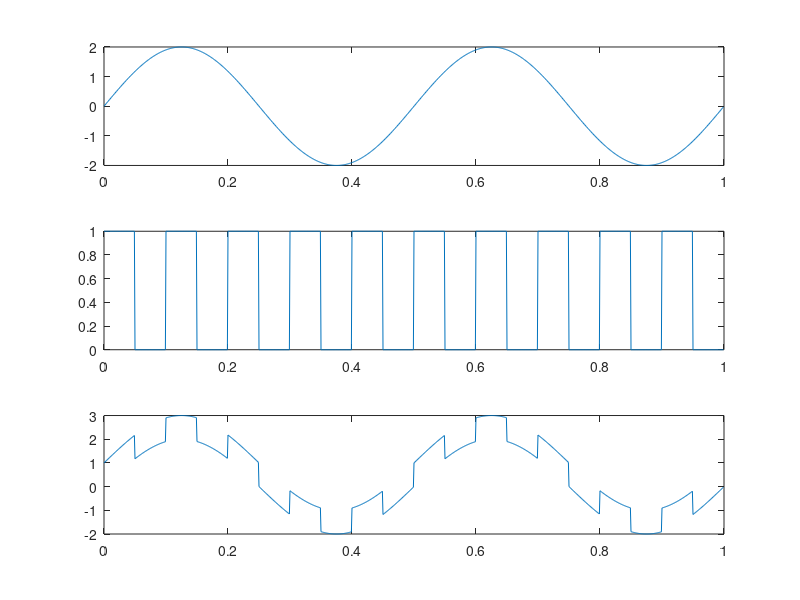
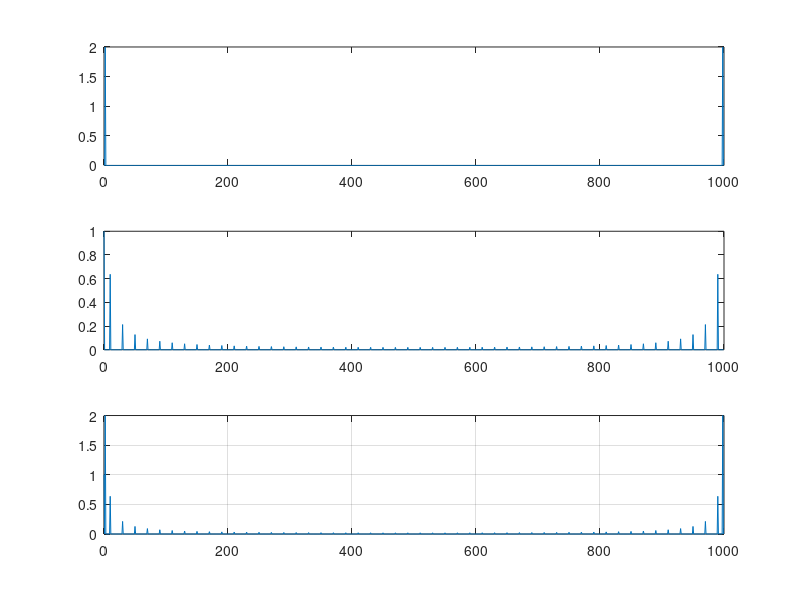

Recreate these plots in MATLAB, in order.
% f(t) = A*sin(2*pi*f*t)
rangeFrom = 0;
rangeTo = 1;
fs = 1000;
step = 1/fs;
t = rangeFrom:step:rangeTo-step;

% Pierwszy sygnal - sin(x)
f1 = 2;
A1 = 2;
y1 = A1 * sin(2*pi*f1*t);

% Drugi sygnal - prostokatny
f2 = 10;
A2 = 1;

% Wytwarzanie jednego okresu
okres = ones(1,columns(t)/f2/2);
okres = [okres, zeros(1,columns(t)/f2/2)];

% Pusty sygnal
y2 = [];

% Dla kazdego okresu doklej go do sygnalu
for i = 1:f2
  y2 = [y2, okres];
endfor

% narysuj sygnal pierszy w pierwszym wierszu
subplot(3,1,1);
plot(t,y1);

% drugi sygnal w drugim wierszu
subplot(3,1,2);
plot(t,y2);

% trzeci sygnal w trzecim wierszu
subplot(3,1,3);
ysum = y1+y2;
plot(t,ysum);

% stworz nowe okno dla widm sygnalow
figure

widmo_t = 0:fs-1;
% narysuj widmo sygnalu pierszego w pierwszym wierszu
subplot(3,1,1);
y1_widmo = fft(y1);
y1_widmo = abs(y1_widmo);     % obliczenie wartosci bezwzglednej dla widma
y1_widmo = y1_widmo / (fs/2); % podziel amplitude przez polowe ilosc probek
plot(widmo_t,y1_widmo);

% widmo drugiego sygnalu w drugim wierszu
subplot(3,1,2);
y2_widmo = abs(fft(y2));
y2_widmo = abs(y2_widmo);     % obliczenie wartosci bezwzglednej dla widma
y2_widmo = y2_widmo / (fs/2); % podziel amplitude przez polowe ilosc probek
plot(widmo_t,y2_widmo);

% widmo trzeciego sygnalu w trzecim wierszu
subplot(3,1,3);
ysum_widmo = fft(ysum);
ysum_widmo = abs(ysum_widmo);     % obliczenie wartosci bezwzglednej dla widma
ysum_widmo = ysum_widmo / (fs/2); % podziel amplitude przez polowe ilosc probek
plot(widmo_t,ysum_widmo);

% wlacz siatke na wykresach
grid on;
